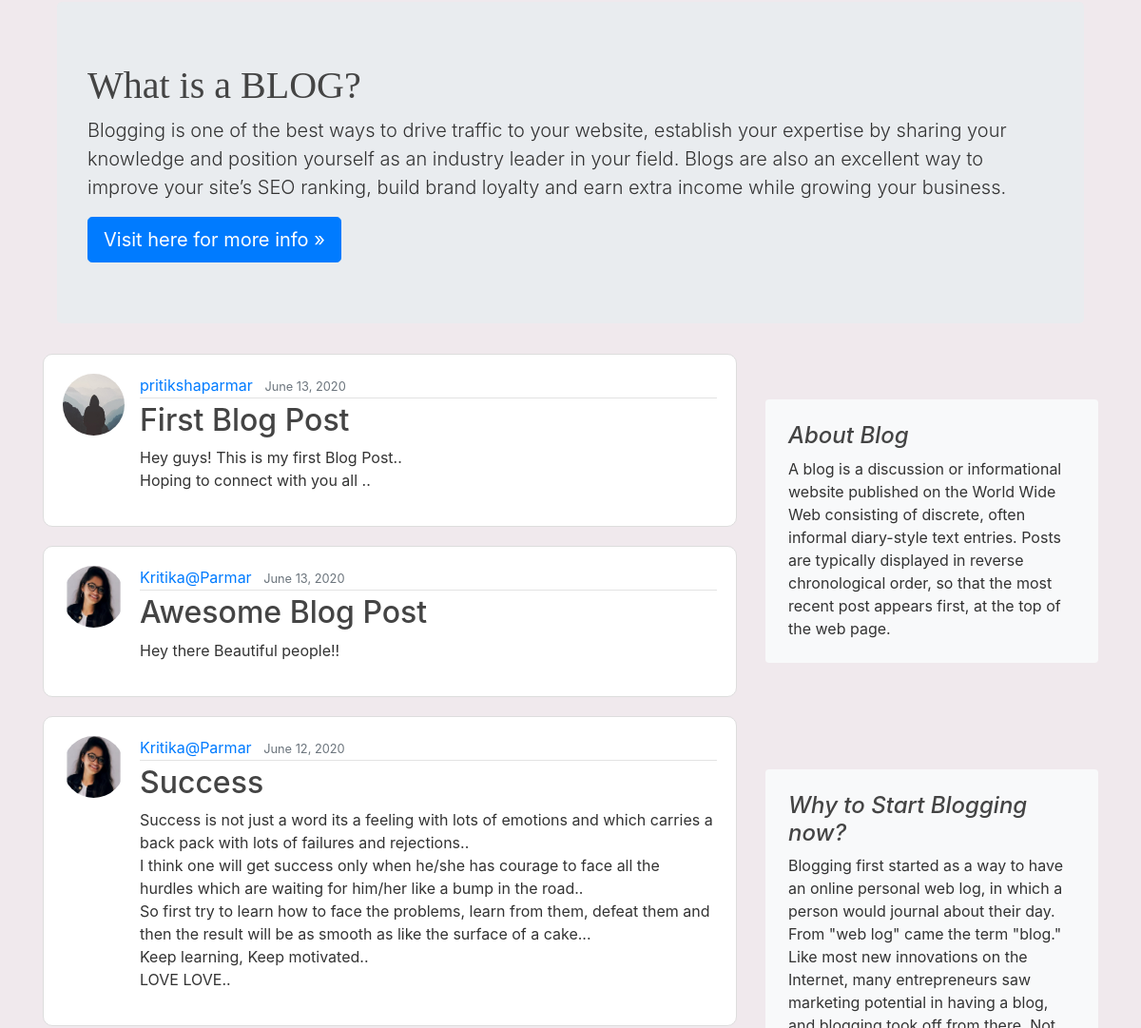
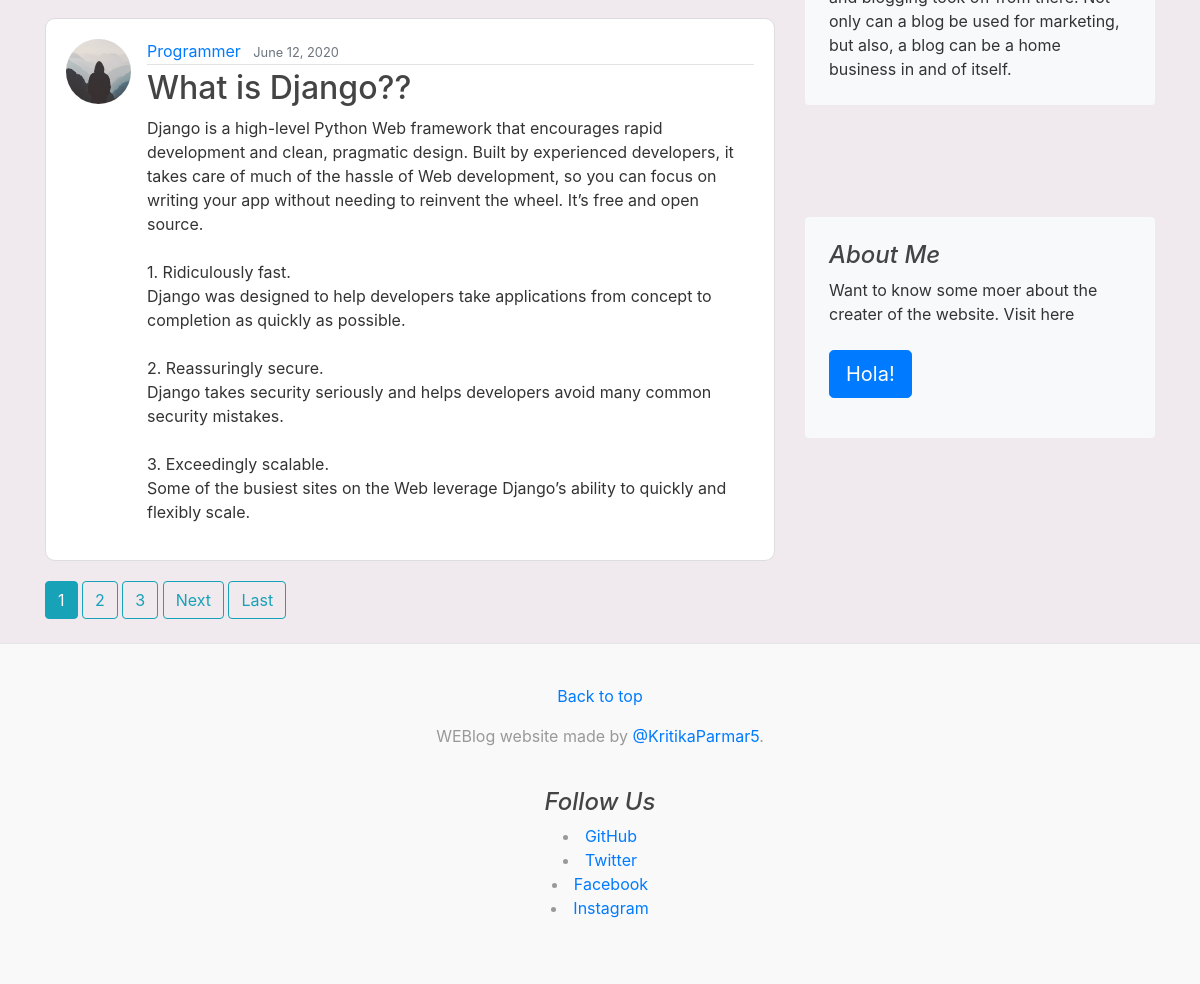
The page /blogs/home/ (lower part) on the database as committed earlier (2 pictures, top to bottom).
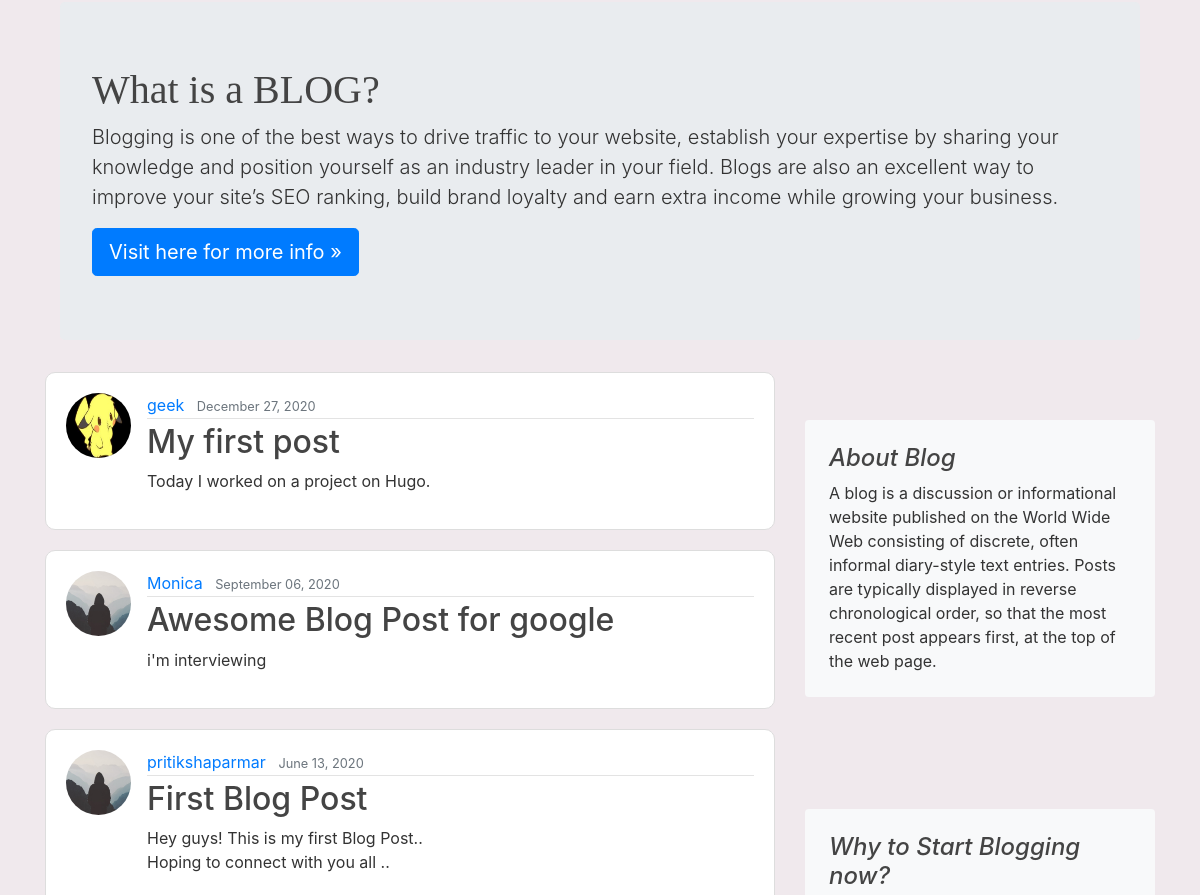
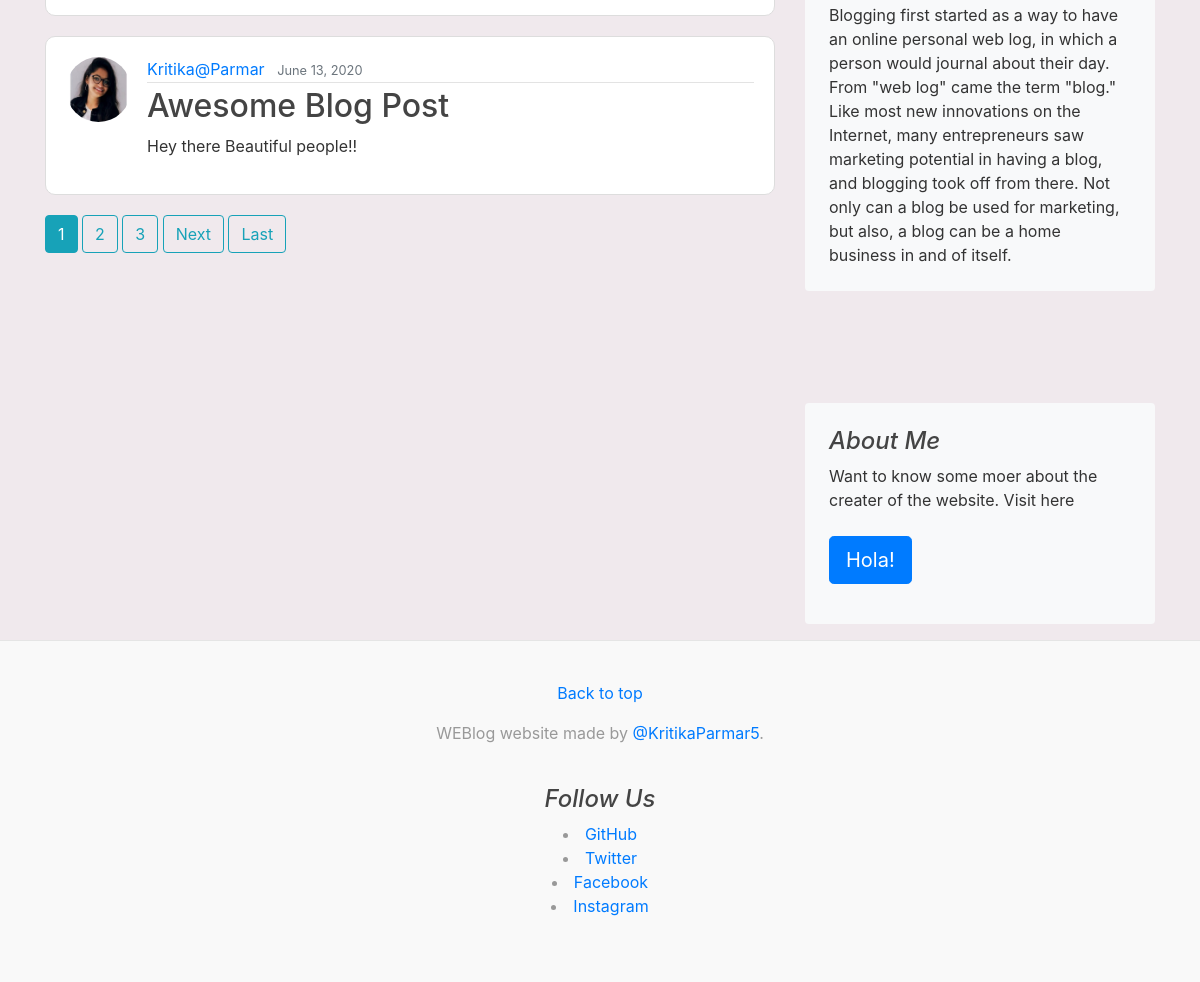
The same page on the database as committed later (2 pictures, top to bottom).
### blogapp/models.py (models this page shows, shortened)
class BlogPost(models.Model):
    title = models.CharField(max_length=100)
    content = models.TextField()
    date_posted = models.DateTimeField(default=timezone.now)
    author = models.ForeignKey(User, on_delete=models.CASCADE)

### users/models.py (models this page shows, shortened)
class Profile(models.Model):
    user = models.OneToOneField(User, on_delete=models.CASCADE)
    image = models.ImageField(default='default.jpg', upload_to='profile_pics')

### blogapp/views.py (the view)
# urls.py: path('home/', PostListView.as_view(), name='home'),
class PostListView(ListView):
    model = BlogPost
    template_name = 'blogapp/home.html'  # <app>/<model>_<viewtype>.html
    context_object_name = 'posts'
    ordering = ['-date_posted']
    paginate_by = 4  # 4 posts per page

### blogapp/templates/blogapp/home.html (shortened to what this page needs)
{% extends "blogapp/base.html" %}
{% block content %}
{% for post in posts %}
<article class="media content-section">
  <img class="rounded-circle article-img" src="{{ post.author.profile.image.url }}">
  <div class="media-body">
    <div class="article-metadata">
      <a class="mr-2" href="{% url 'user-posts' post.author.username %}">{{ post.author }}</a>
      <small class="text-muted">{{ post.date_posted|date:"F d, Y"}}</small>
    </div>
    <h2><a class="article-title" href="{% url 'post-detail' post.id %}">{{ post.title }}</a></h2>
    <p class="article-content">{{ post.content }}</p>
  </div>
</article>
{% endfor %}
{% if is_paginated %}
{% for num in page_obj.paginator.page_range %}
{% if page_obj.number == num %}
<a class="btn btn-info mb-4" href="?page={{ num }}">{{ num }}</a>
{% elif num > page_obj.number|add:'-3' and num < page_obj.number|add:'3' %}
<a class="btn btn-outline-info mb-4" href="?page={{ num }}">{{ num }}</a>
{% endif %}
{% endfor %}
{% if page_obj.has_next %}
<a class="btn btn-outline-info mb-4" href="?page={{ page_obj.next_page_number }}">Next</a>
<a class="btn btn-outline-info mb-4" href="?page={{ page_obj.paginator.num_pages }}">Last</a>
{% endif %}
{% endif %}
{% endblock content %}

### blogapp/templates/blogapp/base.html (shortened to what this page needs)
{% load static %}
<!DOCTYPE html>
<html>
<head>
  <link rel="stylesheet" href="https://maxcdn.bootstrapcdn.com/bootstrap/4.0.0/css/bootstrap.min.css"
>
  <link rel="stylesheet" type="text/css" href="{% static 'blogapp/style.css' %}">
</head>
<body>
  <main role="main" class="container">
    <div class="container">
      <div class="jumbotron mt-3">
        <h1>What is a BLOG?</h1>
        <p class="lead">Blogging is one of the best ways to drive traffic to your website, establish your expertise by
          sharing your knowledge and position yourself as an industry leader in your field. Blogs are also an excellent
          way to improve your site’s SEO ranking, build brand loyalty and earn extra income while growing your business.
        </p>
        <a class="btn btn-lg btn-primary" href="https://en.wikipedia.org/wiki/Blog" role="button">Visit here for more
          info
          &raquo;</a>
      </div>
    </div>
    <div class="row">
      <div class="col-md-8">
        {% block content %}{% endblock %}
      </div>
      <aside class="col-md-4 blog-sidebar">
        <br><br>
        <div class="p-4 mb-3 bg-light rounded">
          <h4 class="font-italic">About Blog</h4>
          <p class="mb-0">A blog is a discussion or informational website published on the World Wide Web consisting of
            discrete, often informal diary-style text entries. Posts are typically displayed in reverse chronological
            order, so that the most recent post appears first, at the top of the web page.</p>
        </div>
        <br><br><br><br>
        <div class="p-4 mb-3 bg-light rounded">
          <h4 class="font-italic">Why to Start Blogging now?</h4>
          <p class="mb-0">Blogging first started as a way to have an online personal web log, in which a person would
            journal about their day. From "web log" came the term "blog."
            Like most new innovations on the Internet, many entrepreneurs saw marketing potential in having a blog, and
            blogging took off from there. Not only can a blog be used for marketing, but also, a blog can be a home
            business in and of itself.</p>
        </div>
        <br><br><br><br>
        <div class="p-4 mb-3 bg-light rounded">
          <h4 class="font-italic">About Me</h4>
          <p class="mb-0">Want to know some moer about the creater of the website. Visit here</p>
          <br>
          <p><a class="btn btn-lg btn-primary" href="{% url 'about' %}" role="button">Hola!</a></p>
        </div>
      </aside>
    </div>
  </main>
  <footer class="blog-footer">
    <p>
      <a href="#">Back to top</a>
    </p>
    <p>WEBlog website made by <a href="https://twitter.com/KritikaParmar5">@KritikaParmar5</a>.</p>
    <div class="p-4">
      <h4 class="font-italic">Follow Us</h4>
      <class="list-styled">
        <li><a href="#">GitHub</a></li>
        <li><a href="#">Twitter</a></li>
        <li><a href="#">Facebook</a></li>
        <li><a href="#">Instagram</a></li>
    </div>
  </footer>
</body>
</html>

### blogapp/static/blogapp/style.css (style rules this page uses)
body { background: #f0e9ed; color: #333333; margin-top: 5rem; }
h1, h2, h3, h4, h5, h6 { color: #444444; }
h1 { font-family: "Playfair Display", Georgia, "Times New Roman", serif; }
.content-section { background: #ffffff; padding: 20px 20px; border: 1px solid #dddddd; border-radius: 10px; margin-bottom: 20px; }
.article-title { color: #444444; }
.article-content { white-space: pre-line; }
.article-img { height: 65px; width: 65px; margin-right: 16px; }
.article-metadata { padding-bottom: 1px; margin-bottom: 4px; border-bottom: 1px solid #e3e3e3 }
.blog-footer { padding: 2.5rem 0; color: #999; text-align: center; background-color: #f9f9f9; border-top: .05rem solid #e5e5e5; }

Rows that differ between the two databases and show on the page:
no longer on this page (row unchanged): BlogPost: author.profile.image (picture), author "Kritika@Parmar", date_posted "June 12, 2020", title "Success", content "Success is not just a word its a feeling with lots of emotions and which carries a back pack with lots of failures and rejections.. I think one will get success only when he/she has courage to face all the hurdles which are waiting for him/her like a bump in the road.. So first try to learn how to face the problems, learn from them, defeat them and then the result will be as smooth as like the surface of a cake... Keep learning, Keep motivated.. LOVE LOVE.."
no longer on this page (row unchanged): BlogPost: author.profile.image (placeholder picture), author "Programmer", date_posted "June 12, 2020", title "What is Django??", content "Django is a high-level Python Web framework that encourages rapid development and clean, pragmatic design. Built by experienced developers, it takes care of much of the hassle of Web development, so you can focus on writing your app without needing to reinvent the wheel. It’s free and open source. 1. Ridiculously fast. Django was designed to help developers take applications from concept to completion as quickly as possible. 2. Reassuringly secure. Django takes security seriously and helps developers avoid many common security mistakes. 3. Exceedingly scalable. Some of the busiest sites on the Web leverage Django’s ability to quickly and flexibly scale."
added BlogPost: author.profile.image (picture), author "geek", date_posted "December 27, 2020", title "My first post", content "Today I worked on a project on Hugo."
added BlogPost: author.profile.image (placeholder picture), author "Monica", date_posted "September 06, 2020", title "Awesome Blog Post for google", content "i'm interviewing"
